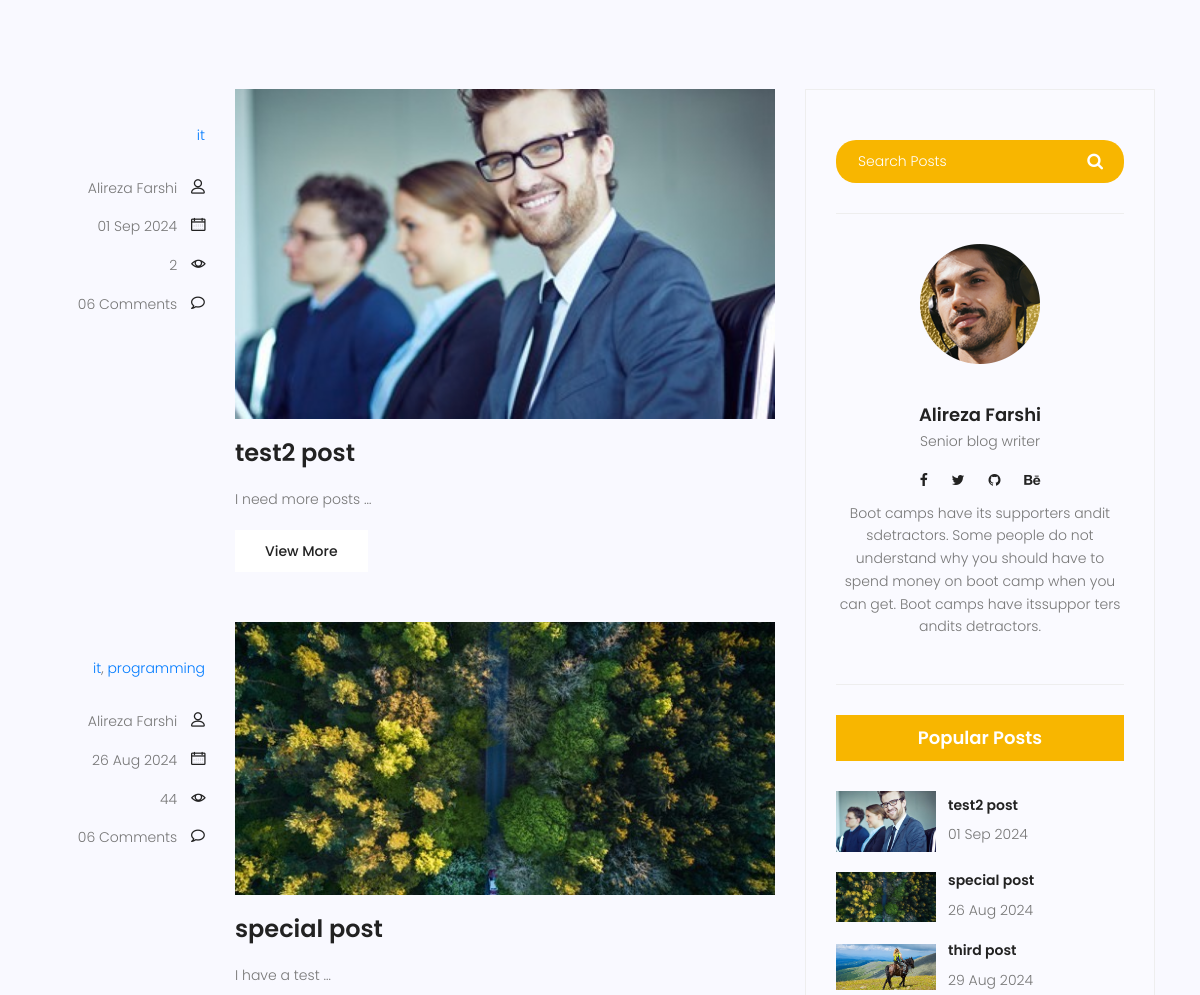
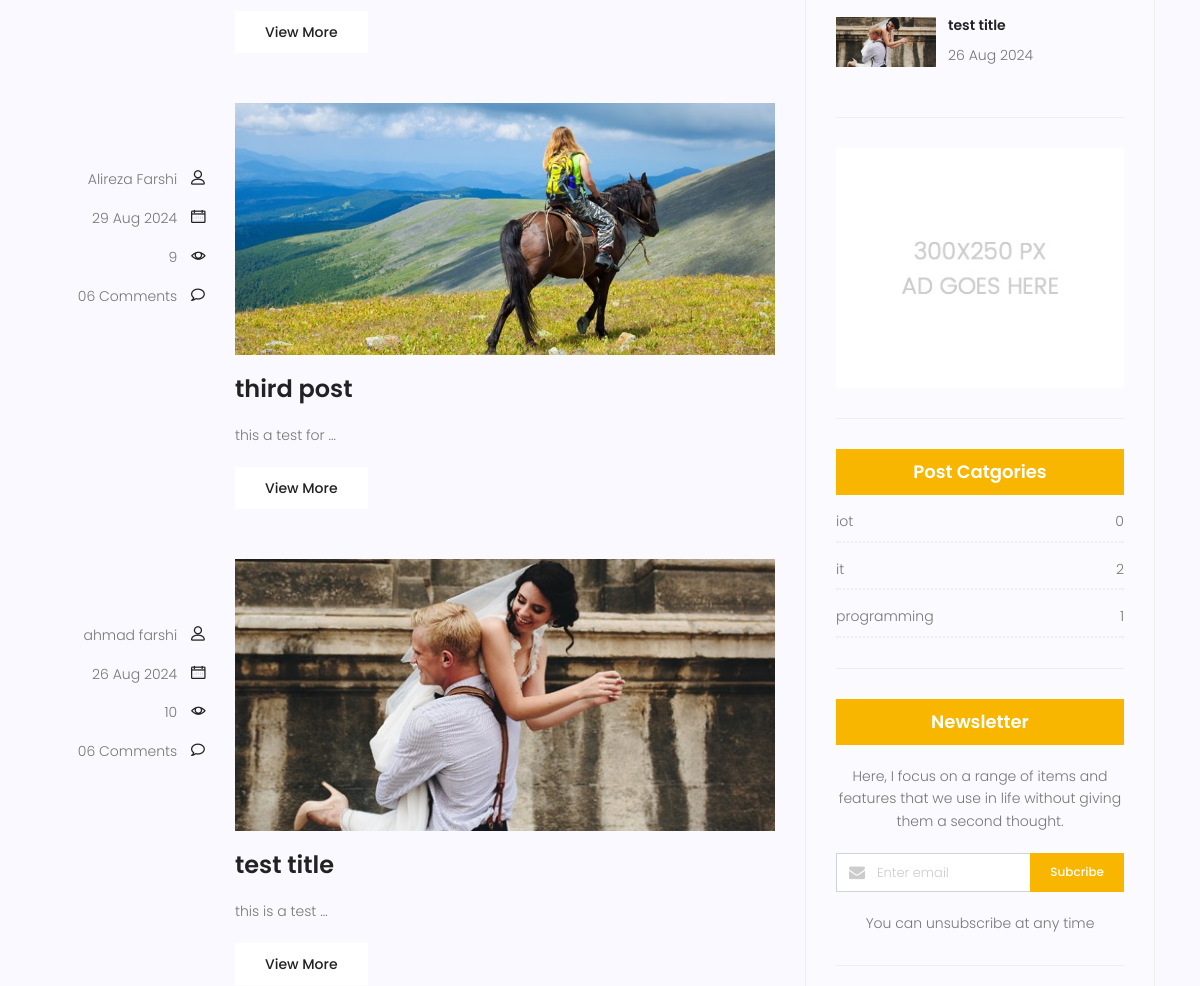
The page /blog/search/ (middle part) on the database as committed earlier (2 pictures, top to bottom).
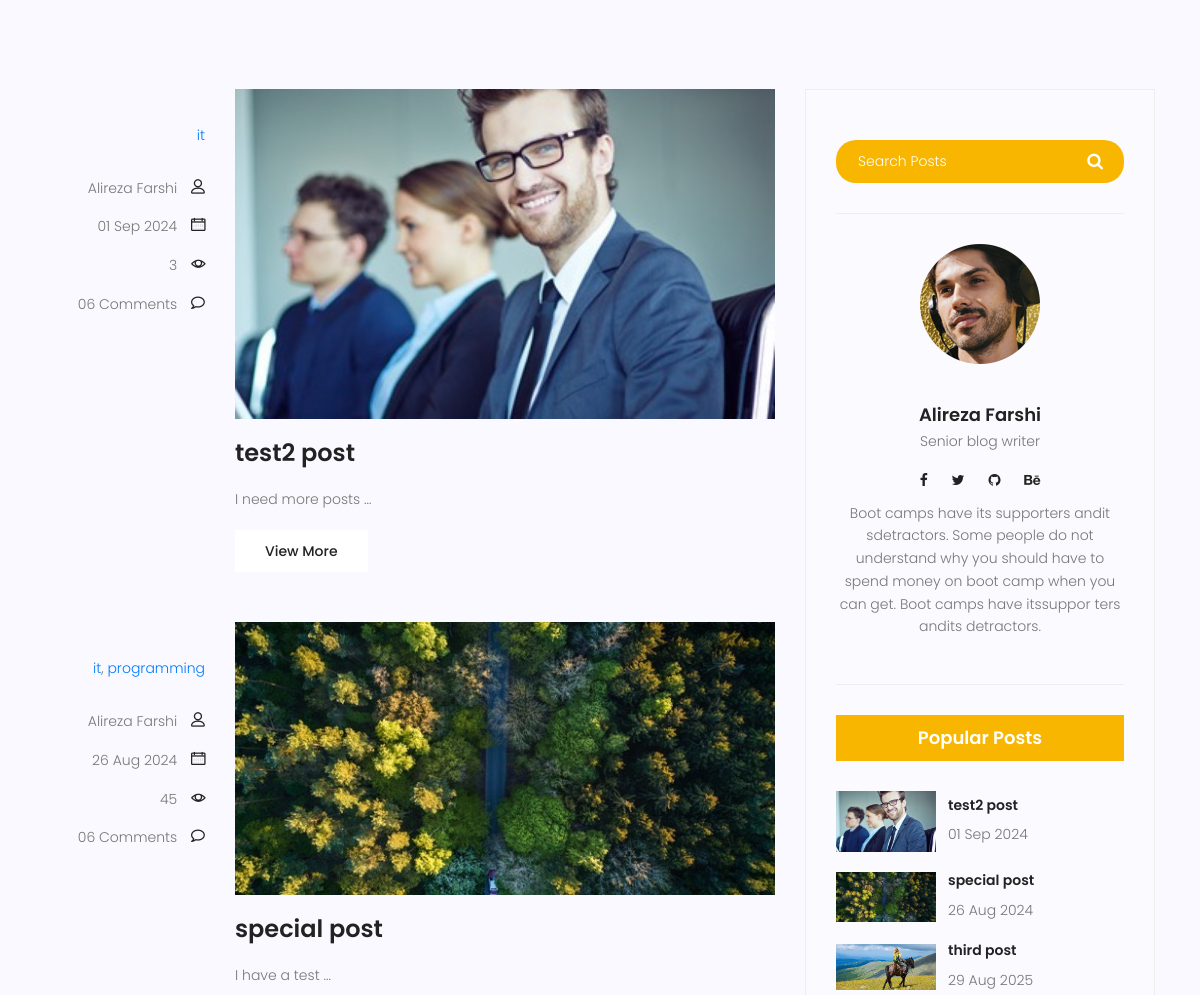
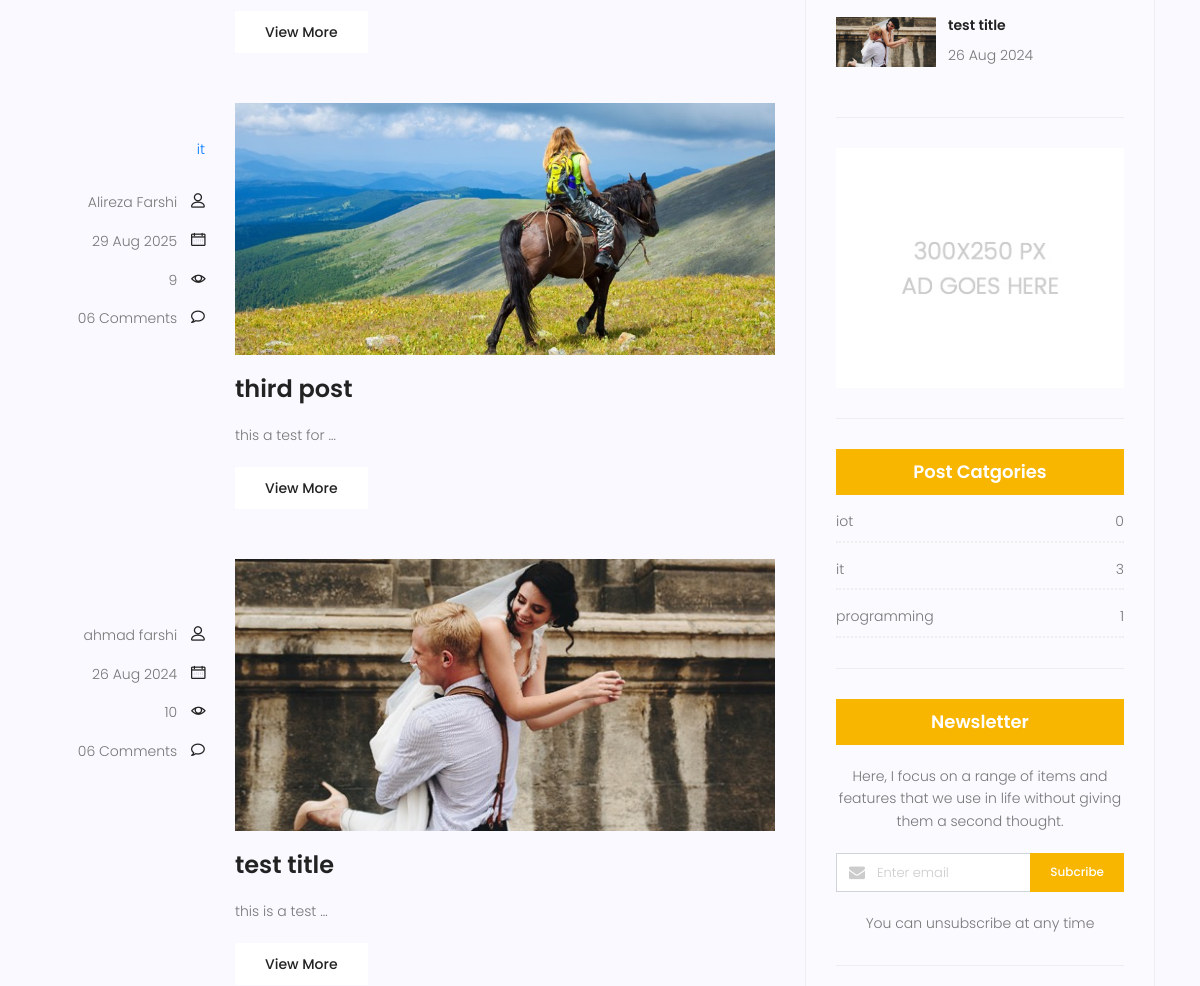
The same page on the database as committed later (2 pictures, top to bottom).
### blog/models.py (models this page shows, shortened)
class Category(models.Model):
    name = models.CharField(max_length=255)
    def __str__(self):
        return self.name

class Post(models.Model):
    title = models.CharField(max_length=250)
    content = models.TextField()
    category = models.ManyToManyField(Category)
    author = models.ForeignKey(User, on_delete=models.SET_NULL, null=True)
    image = models.ImageField(upload_to='blog/', default='blog/default.jpg' )
    counted_views = models.IntegerField(default=0)
    status = models.BooleanField(default=False)
    created_date = models.DateTimeField(auto_now_add=True)
    updated_date = models.DateTimeField(auto_now=True)
    published_date = models.DateTimeField(null=True)
    class Meta:
        ordering = ['-created_date']

### blog/views.py (the view)
# urls.py: path('search/', blog_search, name='search'),
def blog_search(request):
    current_time = timezone.now()
    posts = Post.objects.filter(status=True)
    if request.method == 'GET':
        print(request.GET.get('s'))
    posts = posts.exclude(published_date__gt=current_time)
    if s := request.GET.get('s'):
        posts = posts.filter(content__contains=s)
    context = {'posts': posts}
    return render(request, 'blog/blog-home.html', context)

### blog/templatetags/blog-tags.py (called while the page is built)
@register.inclusion_tag('blog/blog-categories.html')
def post_categories():
    posts = Post.objects.filter(status=1)
    categories = Category.objects.all()
    cat_dict = {}
    for name in categories:
        cat_dict[name] = posts.filter(category=name).count()
    return {'categories': cat_dict}

### templates/blog/blog-home.html (shortened to what this page needs)
{% extends  'base.html'     %}
{% load static %}
{% load blog-tags %}
{% block content %}
			<section class="top-category-widget-area pt-90 pb-90 ">
			</section>
			<section class="post-content-area">
				<div class="container">
					<div class="row">
						<div class="col-lg-8 posts-list">
							{% for post in posts %}
							<div class="single-post row">
								<div class="col-lg-3  col-md-3 meta-details">
									<ul class="tags">
										{% for cat in post.category.all %}
										<a href="{% url 'category' cat_name=cat.name %}">{{cat}}</a>{% if not forloop.last %},{% endif %}
										{% endfor %}
									</ul>
									<div class="user-details row">
										<p class="user-name col-lg-12 col-md-12 col-6"><a href="{% url 'author' author_username=post.author.username %}">{{post.author.get_full_name}}</a> <span class="lnr lnr-user"></span></p>
										<p class="date col-lg-12 col-md-12 col-6"><a href="#">{{post.published_date |date:"d M Y"}}</a> <span class="lnr lnr-calendar-full"></span></p>
										<p class="view col-lg-12 col-md-12 col-6"><a href="#">{{post.counted_views}}</a> <span class="lnr lnr-eye"></span></p>
										<p class="comments col-lg-12 col-md-12 col-6"><a href="#">06 Comments</a> <span class="lnr lnr-bubble"></span></p>
									</div>
								</div>
								<div class="col-lg-9 col-md-9 ">
									<div class="feature-img">
										<img class="img-fluid" src="{{ post.image.url}}" alt="">
									</div>
									<a class="posts-title" href="{% url 'single' pid=post.id %}"><h3>{{post.title}}</h3></a>
									<p class="excert">
										{{post.content |truncatewords:4}}
									</p>
									<a href="{% url 'single' pid=post.id %}" class="primary-btn">View More</a>
								</div>
							</div>
							{% endfor %}
						</div>
						<div class="col-lg-4 sidebar-widgets">
							<div class="widget-wrap">
								{% include 'blog/blog-search.html' %}
								{% include 'blog/blog-writer.html' %}
                                {% include 'blog/blog-popular-posts.html' %}
								{% include 'blog/blog-ads.html' %}
								{% post_categories %}
								<div class="single-sidebar-widget newsletter-widget">
									<h4 class="newsletter-title">Newsletter</h4>
									<p>
										Here, I focus on a range of items and features that we use in life without
										giving them a second thought.
									</p>
									<div class="form-group d-flex flex-row">
									   <div class="col-autos">
									      <div class="input-group">
									        <div class="input-group-prepend">
									          <div class="input-group-text"><i class="fa fa-envelope" aria-hidden="true"></i>
											</div>
									        </div>
									        <input type="text" class="form-control" id="inlineFormInputGroup" placeholder="Enter email" onfocus="this.placeholder = ''" onblur="this.placeholder = 'Enter email'" >
									      </div>
									    </div>
									    <a href="#" class="bbtns">Subcribe</a>
									</div>
									<p class="text-bottom">
										You can unsubscribe at any time
									</p>
								</div>
							</div>
						</div>
					</div>
				</div>
			</section>
{% endblock %}

### templates/base.html (shortened to what this page needs)
{% load static %}
<!DOCTYPE html>
	<html lang="zxx" class="no-js">
	<head>
			<link rel="stylesheet" href="{% static 'css/linearicons.css'%}">
			<link rel="stylesheet" href="{% static 'css/font-awesome.min.css'%}">
			<link rel="stylesheet" href="{% static 'css/bootstrap.css'%}">
			<link rel="stylesheet" href="{% static 'css/magnific-popup.css'%}">
			<link rel="stylesheet" href="{% static 'css/jquery-ui.css'%}">
			<link rel="stylesheet" href="{% static 'css/nice-select.css'%}">
			<link rel="stylesheet" href="{% static 'css/animate.min.css'%}">
			<link rel="stylesheet" href="{% static 'css/owl.carousel.css'%}">
			<link rel="stylesheet" href="{% static 'css/main.css'%}">
		</head>
		<body>
            {% block content %}
            {% endblock %}
		</body>
	</html>

### templates/blog/blog-search.html
<div class="single-sidebar-widget search-widget">
  <form class="search-form" action="{% url 'search' %}" method="get">
    <input placeholder="Search Posts" name="s" type="text" onfocus="this.placeholder = ''" onblur="this.placeholder = 'Search Posts'" >
    <button type="submit"><i class="fa fa-search"></i></button>
  </form>
</div>

### templates/blog/blog-writer.html
{% load static %}
<div class="single-sidebar-widget user-info-widget">
    <img src="{% static 'img/blog/user-info.png' %}" alt="">
    <a href="#"><h4>Alireza Farshi</h4></a>
    <p>
        Senior blog writer
    </p>
    <ul class="social-links">
        <li><a href="#"><i class="fa fa-facebook"></i></a></li>
        <li><a href="#"><i class="fa fa-twitter"></i></a></li>
        <li><a href="#"><i class="fa fa-github"></i></a></li>
        <li><a href="#"><i class="fa fa-behance"></i></a></li>
    </ul>
    <p>
        Boot camps have its supporters andit sdetractors. Some people do not understand why you should have to spend money on boot camp when you can get. Boot camps have itssuppor ters andits detractors.
    </p>
</div>

### templates/blog/blog-popular-posts.html
{% load static %}
<div class="single-sidebar-widget popular-post-widget">
    <h4 class="popular-title">Popular Posts</h4>
    <div class="popular-post-list">
        {% for post in posts %}
        <div class="single-post-list d-flex flex-row align-items-center">
            <div class="thumb">
                <img class="img-fluid" src="{{post.image.url}}" alt="">
            </div>
            <div class="details">
                <a href="{% url 'single' pid=post.id %}"><h6>{{post.title}}</h6></a>
                <p>{{post.published_date|date:"d M Y"}}</p>
            </div>
        </div>
        {% endfor %}
    </div>
</div>

### templates/blog/blog-ads.html
{% load static %}
<div class="single-sidebar-widget ads-widget">
  <a href="#"><img class="img-fluid" src="{% static 'img/blog/ads-banner.jpg' %}" alt=""></a>
</div>

### templates/blog/blog-categories.html
<div class="single-sidebar-widget post-category-widget">
	<h4 class="category-title">Post Catgories</h4>
	<ul class="cat-list">
		{% for name,count in categories.items %}
		<li>
			<a href="{% url 'category' cat_name=name %}" class="d-flex justify-content-between">
				<p>{{name}}</p>
				<p>{{count}}</p>
			</a>
		</li>
		{% endfor %}
	</ul>
</div>

Rows that differ between the two databases and show on the page:
changed Post "test2 post": counted_views "2" → "3"
computed for Category "it": id "2" → "3"
changed Post "special post": counted_views "44" → "45"
changed Post "third post": gains Category (name "it", count "3"); published_date "29 Aug 2024" → "29 Aug 2025"
